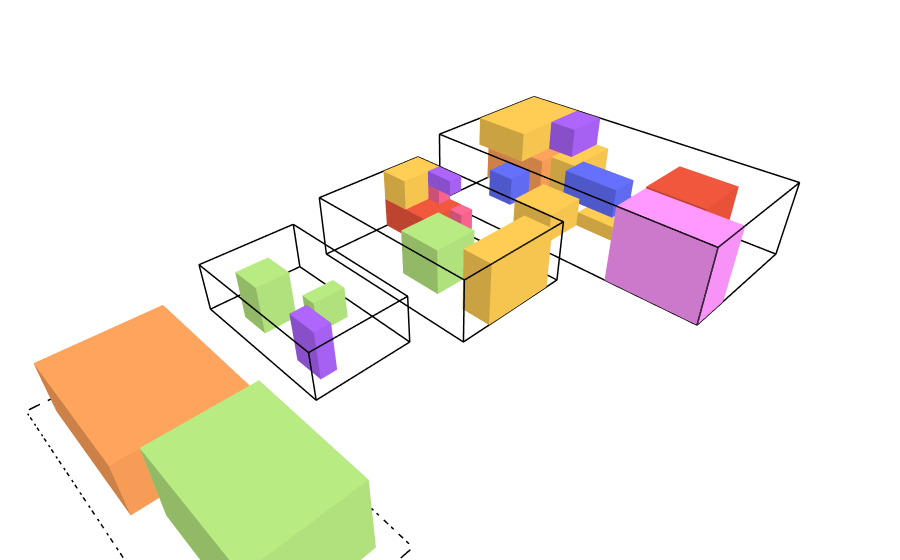
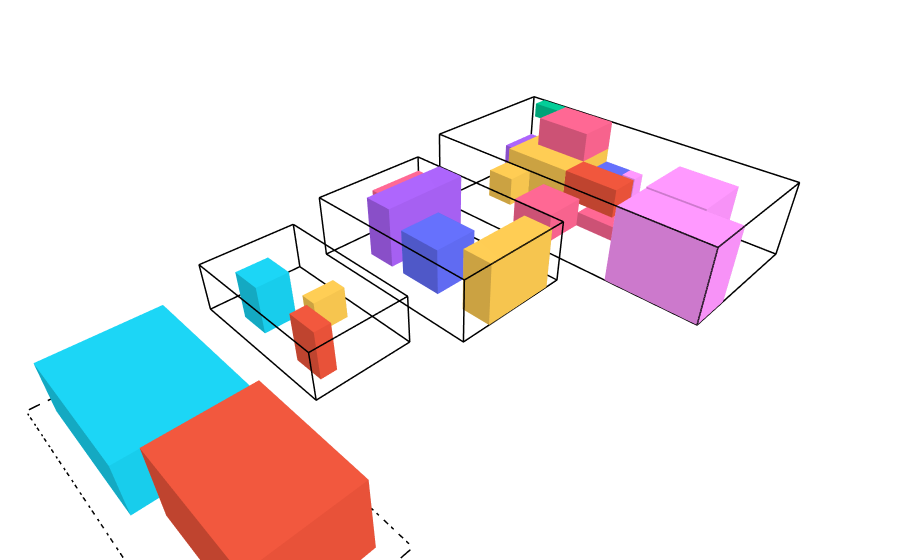
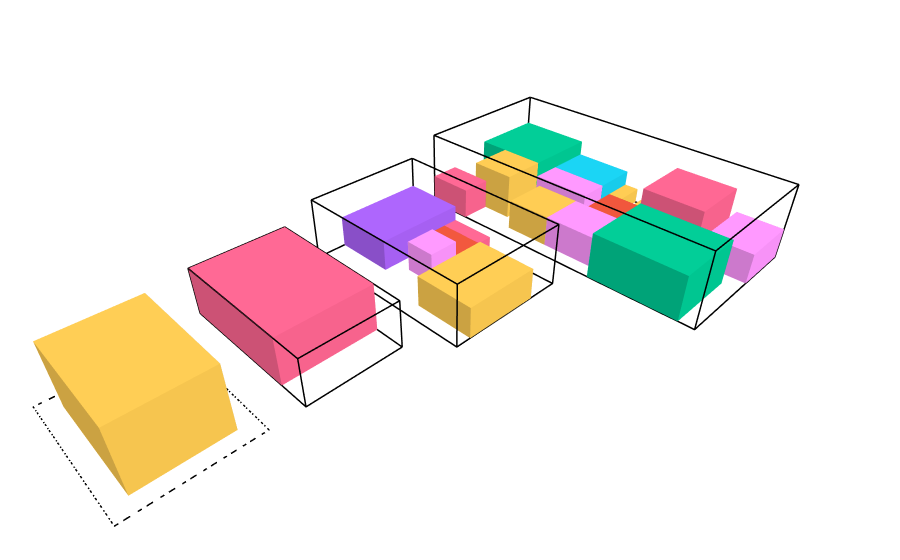

Notebook code cell kept with these figures, in order:
### Markdown cell above
Berikut hasil penyelesaiannya serta visualisasinya.

### Code cell
for i, result in enumerate(results):
   print(result)
   draw_state(result.final_state)
